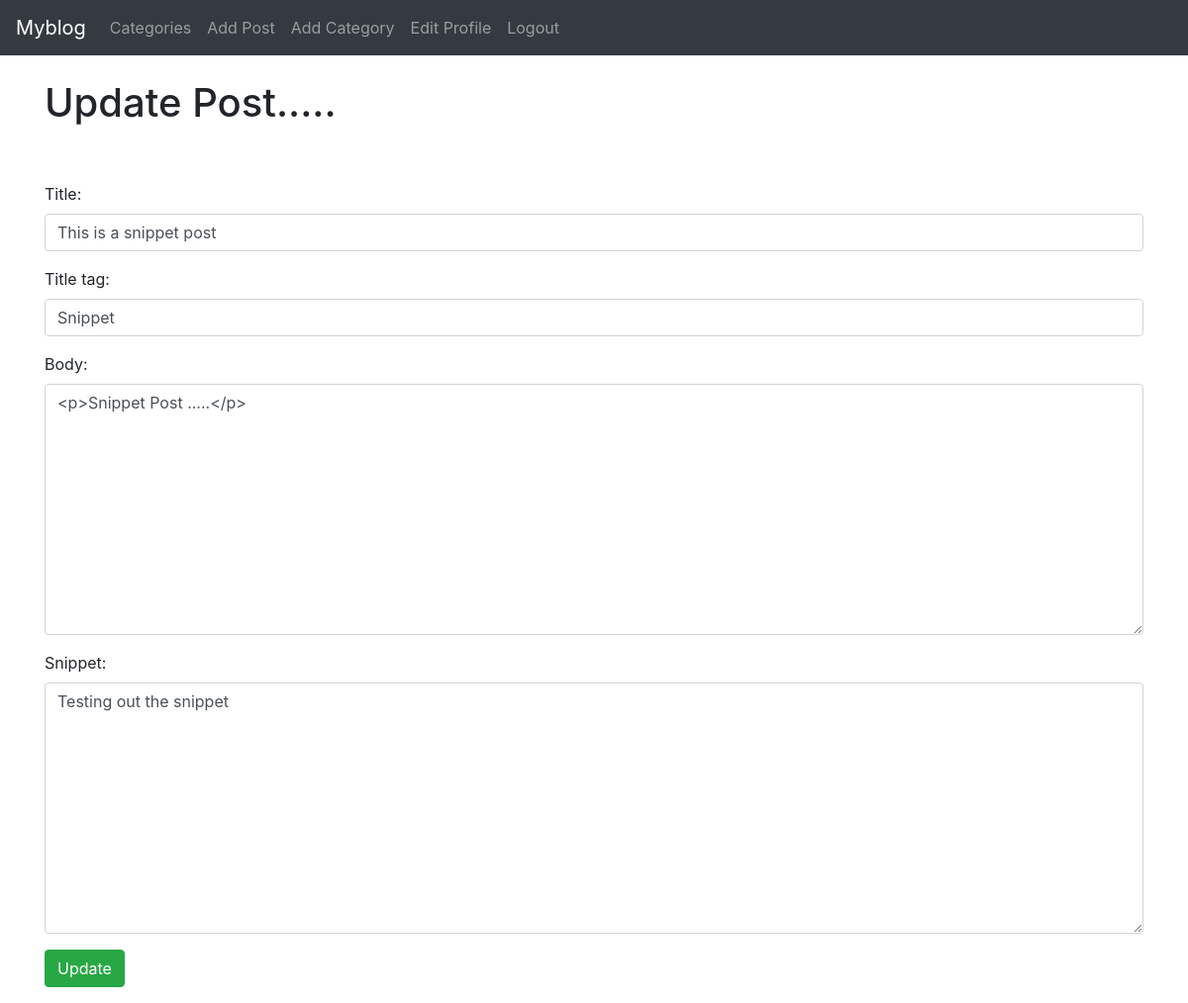
Screenshot of /article/edit/21 (signed in) with the database file from the repository.
### myblog/models.py (models this page shows, shortened)
class Post(models.Model):
    title = models.CharField(max_length=255)
    title_tag = models.CharField(max_length=255)
    author = models.ForeignKey(User, on_delete=models.CASCADE)
    body = RichTextField(blank=True, null=True)
    post_date = models.DateField(auto_now_add=True)
    category = models.CharField(max_length=255)
    snippet = models.CharField(max_length=255)
    likes = models.ManyToManyField(User, related_name='blog_posts')

### myblog/views.py (the view)
# urls.py: path('article/edit/<int:pk>',UpdatePostView.as_view(), name="update-post"),
class UpdatePostView(UpdateView):
    model = Post
    form_class = Edit_form
    template_name = 'update_post.html'

### myblog/forms.py
class Edit_form(forms.ModelForm):
    class Meta:
        model= Post
        fields = ('title', 'title_tag', 'body','snippet')
        widgets = {
            'title': forms.TextInput(attrs={'class': "form-control"}),
            'title_tag': forms.TextInput(attrs={'class': "form-control"}),
            'body': forms.Textarea(attrs={'class': "form-control"}),
            'snippet': forms.Textarea(attrs={'class': "form-control"}),
        }

### myblog/templates/update_post.html (shortened to what this page needs)
{% extends 'base.html' %}
{% block content  %}
{% if user.is_authenticated %}
    {% if user.id == post.author.id %}
            <h1>Update Post.....</h1>
            <br/><br/>
            <div class="form-group">
                <form method="POST">
                    {{ form.as_p }}
                <button type ="submit" class="btn btn-success">Update</button>
            </form>
            </div>
    {% else %}
    You're not allowed Here!!
    {% endif %}
{% else %}
You're not allowed Here!!
{% endif %}
{% endblock %}

### rows the page displays
Post: title "This is a snippet post", title_tag "Snippet", body "<p>Snippet Post .....</p>", snippet "Testing out the snippet"
